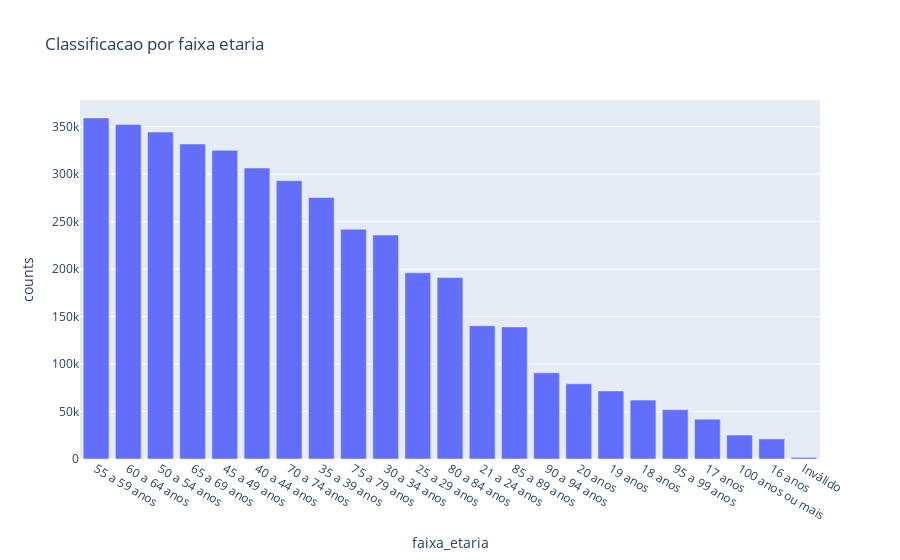

The code cell stored with this chart in its notebook:
### Code cell
df['DS_FAIXA_ETARIA'].value_counts()
classificacao_faixa_etaria = df['DS_FAIXA_ETARIA'].value_counts().rename_axis('faixa_etaria').reset_index(name='counts')

classificacao_faixa_etaria
fig = px.bar(classificacao_faixa_etaria, x='faixa_etaria', y='counts', title='Classificacao por faixa etaria')
fig.show()

### Figure 1 — Plotly figure (JSON) as saved in the notebook; plotly's stock layout.template omitted (floating-point values rounded to 4 significant figures)
{"data": [{"alignmentgroup": "True", "hovertemplate": "faixa_etaria=%{x}<br>counts=%{y}<extra></extra>", "legendgroup": "", "marker": {"color": "#636efa", "pattern": {"shape": ""}}, "name": "", "offsetgroup": "", "orientation": "v", "showlegend": false, "textposition": "auto", "type": "bar", "x": ["55 a 59 anos", "60 a 64 anos", "50 a 54 anos", "65 a 69 anos", "45 a 49 anos", "40 a 44 anos", "70 a 74 anos", "35 a 39 anos", "75 a 79 anos", "30 a 34 anos", "25 a 29 anos", "80 a 84 anos", "21 a 24 anos", "85 a 89 anos", "90 a 94 anos", "20 anos", "19 anos", "18 anos", "95 a 99 anos", "17 anos", "100 anos ou mais", "16 anos", "Inválido"], "xaxis": "x", "y": [359303, 352487, 344406, 331897, 325183, 306526, 293240, 275459, 242031, 235866, 196163, 191090, 140370, 139056, 90792, 79309, 71684, 62030, 52002, 41966, 25219, 21167, 1736], "yaxis": "y"}], "layout": {"barmode": "relative", "legend": {"tracegroupgap": 0}, "title": {"text": "Classificacao por faixa etaria"}, "xaxis": {"anchor": "y", "domain": [0, 1], "title": {"text": "faixa_etaria"}}, "yaxis": {"anchor": "x", "domain": [0, 1], "title": {"text": "counts"}}}}
